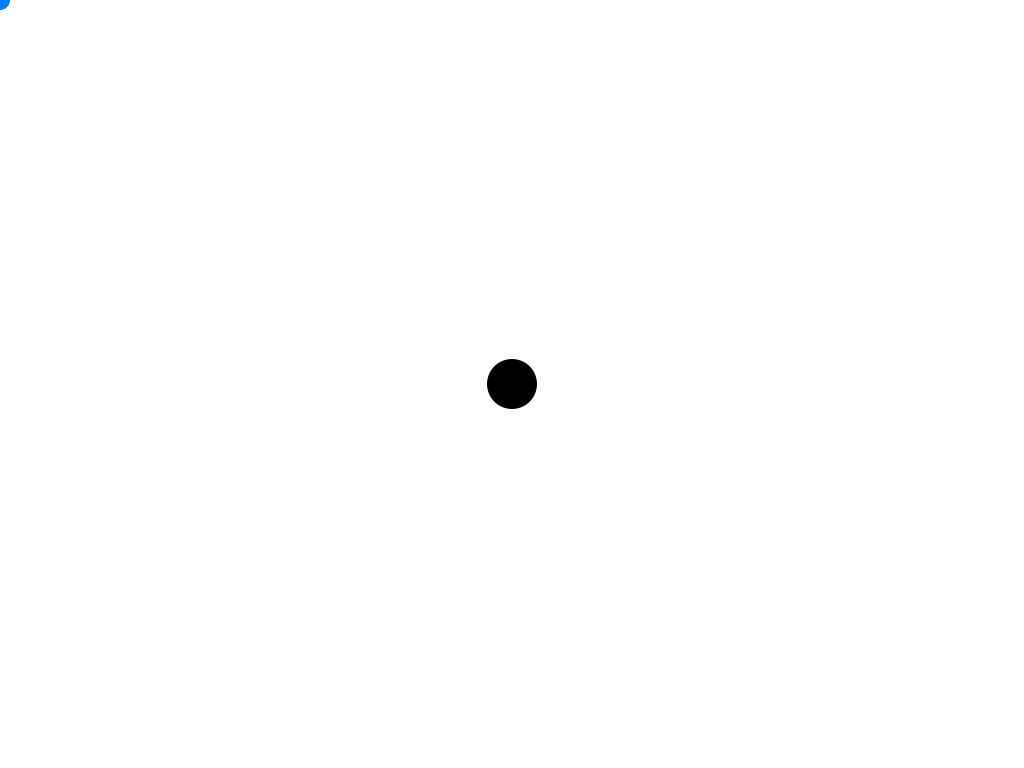
Frame 1 (no input)
Frame 60 (the mouse pressed at the canvas centre just before this capture): identical to frame 1, image omitted
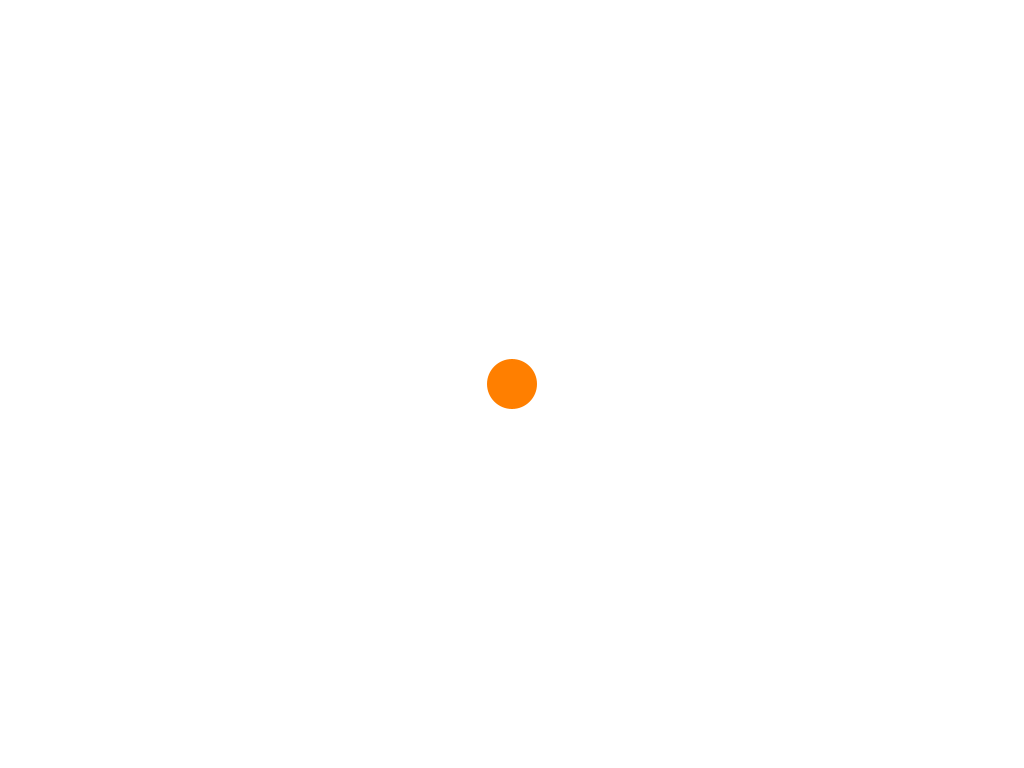
Frame 120 (the mouse held since frame 60 and released just before this capture)

The Processing sketch that drew these frames (run headless with seeded random() and noise(); from frame 60 on, the mouse is pressed at the canvas centre):

// Processing sketch: VectorLength
// ── VectorLength.pde
PVector mCirclePosition;

void setup() {
  size(1024, 768);
  mCirclePosition = new PVector();
  mCirclePosition.x = width / 2;
  mCirclePosition.y = height / 2;
}

void draw() {
  background(255);
  noStroke();
  
  PVector mMousePosition;
  mMousePosition = new PVector();
  mMousePosition.set(mouseX, mouseY);
  
  PVector mDistanceVector = PVector.sub(mMousePosition, mCirclePosition);
  float mDistance = mDistanceVector.mag();
  
  float mMouseRadius = 10;
  float mCirlceRadius = 25;
  
  fill(0, 127, 255);
  circle(mMousePosition.x, mMousePosition.y, mMouseRadius * 2);

  if (mDistance < mCirlceRadius + mMouseRadius) {
    fill(255, 127, 0);
  } else {
    fill(0);
  }
  circle(mCirclePosition.x, mCirclePosition.y, mCirlceRadius * 2);
}
